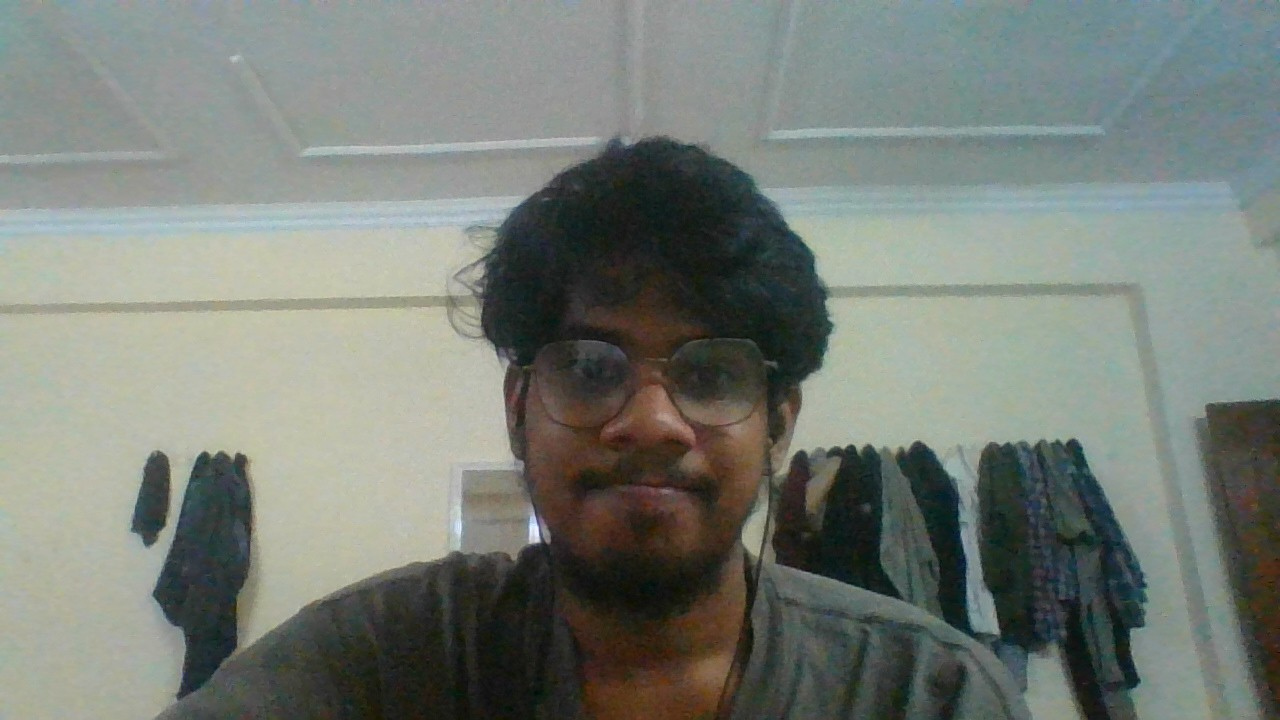
#> input picture temp_ela.jpg, 1280 x 720 px
$ python -i preprocessing.py   (imports and definitions only)
#> lines starting #> are read from the running program, lines starting #| are printed output that depends on the picture
import cv2
import numpy as np

def ela_image(image_path, quality=90):
    img = cv2.imread(image_path)
    temp_filename = 'temp_ela.jpg'
    cv2.imwrite(temp_filename, img, [cv2.IMWRITE_JPEG_QUALITY, quality])
    ela_img = cv2.imread(temp_filename)
    diff = cv2.absdiff(img, ela_img)
    if diff.max() != 0:
        scale = 255.0 / diff.max()
        diff = (diff * scale).astype(np.uint8)
    return diff

def preprocess(image_path):
#> called with image_path = '../temp_ela.jpg'
    IMG_SIZE = 256
    img = cv2.imread(image_path)
#> img is the input picture: shape (720, 1280, 3); mean B, G, R 119, 126.1, 119.8
    img = cv2.resize(img, (IMG_SIZE, IMG_SIZE))
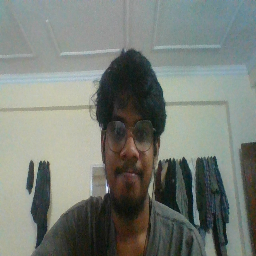
#> img: shape (256, 256, 3); mean B, G, R 118.9, 126, 119.8
    img = img.astype(np.float32) / 255.0
    ela = ela_image(image_path)
#> in ela_image, `scale = 255.0 / diff.max()`: scale = 51
    ela = cv2.resize(ela, (IMG_SIZE, IMG_SIZE)).astype(np.float32) / 255.0
    combined = np.concatenate([img, ela[..., :1]], axis=-1)
    return combined

>>> result = preprocess('../temp_ela.jpg')
